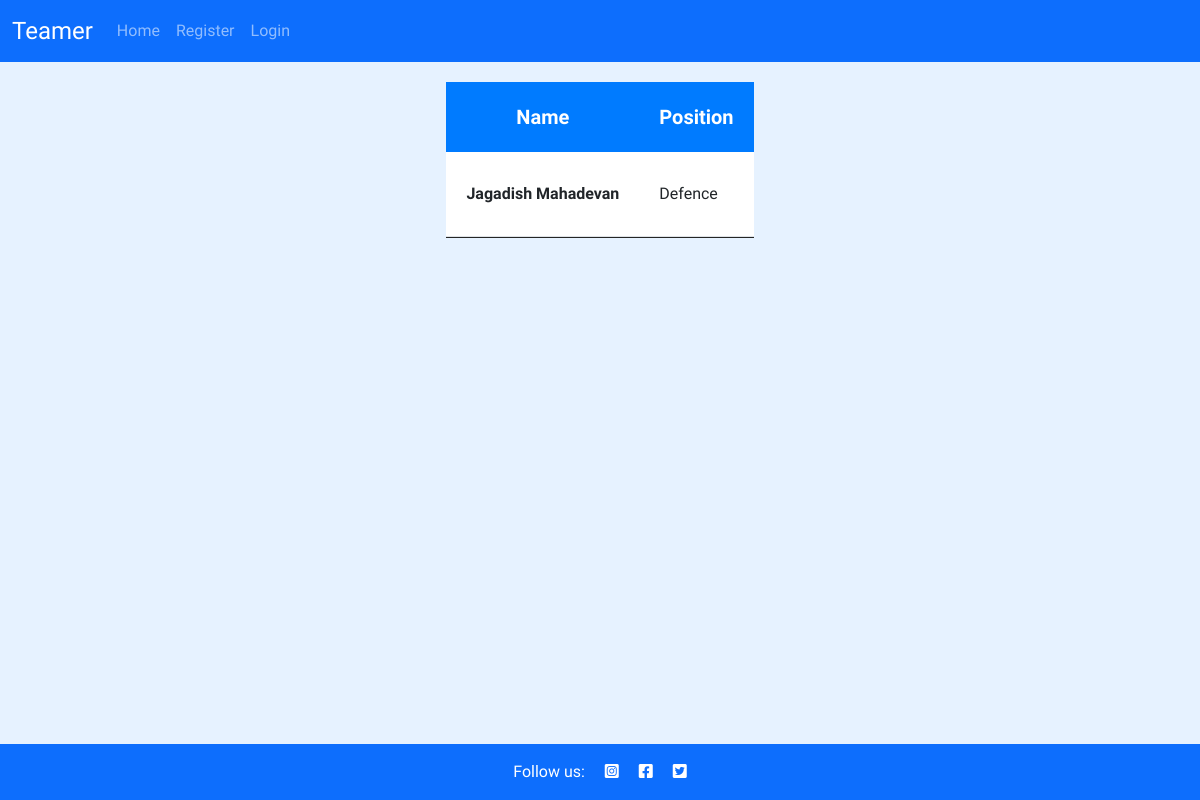
/member/, run on an earlier commit of the app's database.
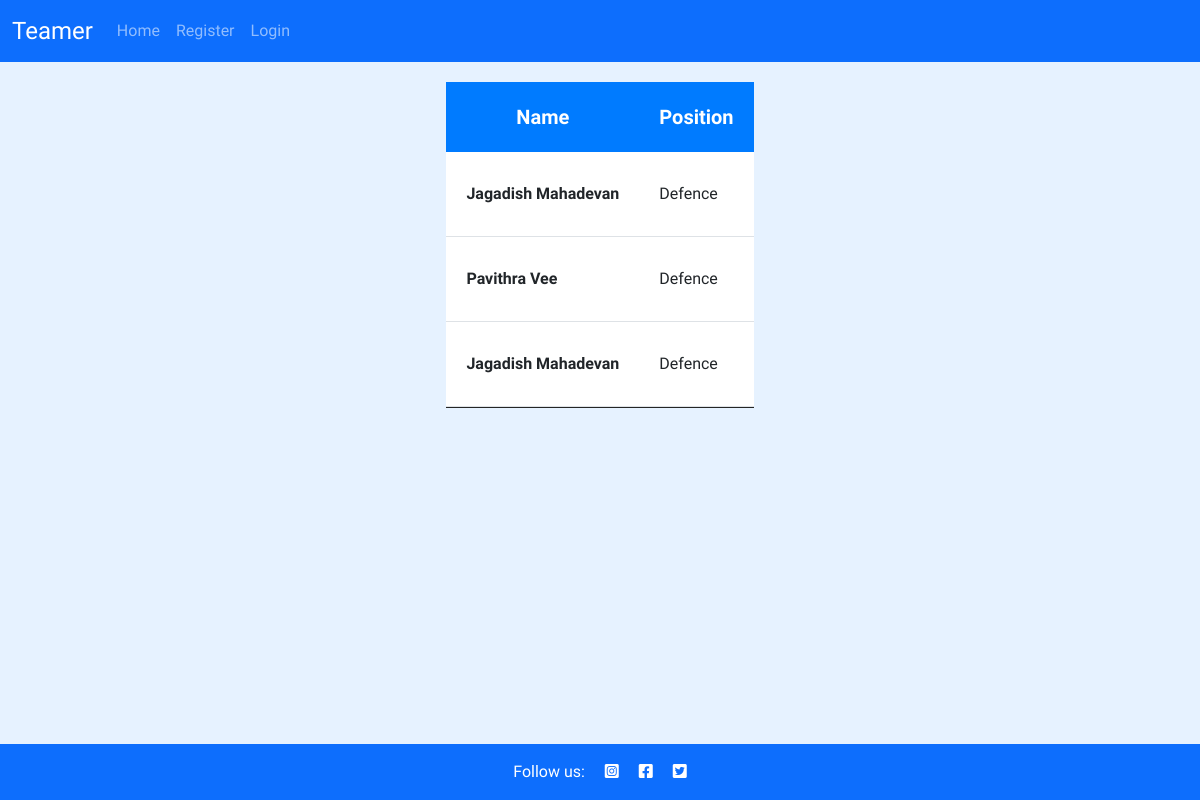
And on a later commit of the database.
### club/models.py (models this page shows, shortened)
class Member(models.Model):
    first_name = models.CharField(max_length=50, null=False, blank=False)
    last_name = models.CharField(max_length=50, null=False, blank=False)
    email = models.CharField(max_length=50, null=False, blank=False)
    phone_number = models.CharField(max_length=12)
    user = models.OneToOneField(User, on_delete=models.CASCADE, primary_key=True)

### club/views.py (the view)
# urls.py: path('member/', get_member, name='member-page'),
def get_member(request):
    members = Member.objects.all()
    context = {
        'members': members
    }
    return render(request, 'member/member.html', context)

### club/templates/member/member.html
{% extends "base.html" %}
{% load static %}
{% block content %}
  <div class="event-schedule-area-two" style="margin-top: 20px;">
    <div class="container container-custom">
        <div class="row">
            <div class="col-lg-12">
                <div class="tab-content" id="myTabContent">
                    <div class="tab-pane fade active show" id="home" role="tabpanel">
                        <div class="table-responsive">
                            <table class="table">
                                <thead>
                                    <tr>
                                        <th class="text-center" scope="col">Name</th>
                                        <th scope="col">Position</th>
                                    </tr>
                                </thead>
                                <tbody>
                                    {% for member in members %}
                                    <tr class="inner-box">
                                        <th scope="row">
                                            <span>{{ member.first_name  }} {{ member.last_name }}</span>
                                        </th>
                                        <td>
                                            <span>Defence</span>
                                        </td>
                                    </tr>
                                    {% endfor %}
                                </tbody>
                            </table>
                        </div>
                    </div>
            </div>
        </div>
        </div>
    </div>
  </div>
{%endblock%}

### club/templates/base.html (shortened to what this page needs)
{% load static %}
<!DOCTYPE html>
<html class="h-100">
<head>
    <link rel="stylesheet" href="https://cdnjs.cloudflare.com/ajax/libs/font-awesome/5.15.3/css/all.min.css">
    <link href="https://cdn.jsdelivr.net/npm/bootstrap@5.0.1/dist/css/bootstrap.min.css" rel="stylesheet"
>
    <link rel="stylesheet" href="{% static 'css/style.css' %}">
</head>
<body class="d-flex flex-column h-100 main-bg custom-bg">
    <nav class="navbar navbar-expand-lg navbar-dark bg-primary" style="background-color: #0077b6;">
        <div class="container-fluid">
            <a class="navbar-brand" style="font-size: x-large; color: white;" href="{% url 'home' %}"><span class="brand">Teamer</span></a>
            <div class="collapse navbar-collapse" id="navbarText">
                <ul class="navbar-nav me-auto mb-2 mb-lg-0">
                    <li class="nav-item">
                        <a class="nav-link" aria-current="page" href="{% url 'home' %}">Home</a>
                    </li>
                    {% if user.is_authenticated %}
                    <li class="nav-item">
                        <a class="nav-link" href="/member">Members</a>
                    </li>
                    <li class="nav-item">
                        <a class="nav-link" href="/event">Events</a>
                    </li>
                    <li class="nav-item">
                        <a class="nav-link" href="{% url 'account_logout' %}">Logout</a>
                    </li>
                    {% else %}
                    <li class="nav-item">
                        <a class="nav-link" href="{% url 'account_signup' %}">Register</a>
                    </li>
                    <li class="nav-item">
                        <a class="nav-link" href="{% url 'account_login' %}">Login</a>
                    </li>
                    {% endif %}
                </ul>
            </div>
        </div>
    </nav>
    <main class="flex-shrink-0 main-bg">
        {% block content %}{% endblock content %}
    </main>
    <footer class="footer mt-auto py-3 bg-primary">
        <p class="m-0 text-center text-white">Follow us:
            <a href="https://www.instagram.com" target="_blank" rel="noopener"
            aria-label="Visit our Instagram page"> <i class="fab fa-instagram-square ms-3 text-white"></i></a>
            <a href="https://www.facebook.com" target="_blank" rel="noopener"
            aria-label="Visit our Facebook page for more"><i class="fab fa-facebook-square ms-3 text-white"></i></a>
            <a href="https://www.twitter.com" target="_blank" rel="noopener"
            aria-label="Visit our Twitter page for more"><i class="fab fa-twitter-square ms-3 text-white"></i></a>
            </p>
    </footer>
</body>
</html>

### static/css/style.css (style rules this page uses)
* { margin: 0; padding: 0; border: none; }
body { font-family: raleway, sans-serif; font-weight: 300; }
.active { border-bottom: 1px solid #252525 ; }
.bg-primary { background-color: #caf0f8; }
.container-custom { display: flex; align-items: center; justify-content: center; }
footer { bottom: 0; background-color: #0077b6; width: 100%; }
* { box-sizing: border-box; }
.navbar-expand-lg { background-color: #0f006f; border-color: #030033; }
.navbar-expand-lg .navbar-nav > li > a { color: white; }
.event-schedule-area-two .tab-content .table { -webkit-box-shadow: 0 1px 30px rgba(0, 0, 0, 0.1); box-shadow: 0 1px 30px rgba(0, 0, 0, 0.1); margin-bottom: 0; }
.event-schedule-area-two .tab-content .table thead { background-color: #007bff; color: #fff; font-size: 20px; }
.event-schedule-area-two .tab-content .table thead tr th { padding: 20px; border: 0; }
.event-schedule-area-two .tab-content .table tbody { background: #fff; }
.event-schedule-area-two .tab-content .table tbody tr.inner-box { border-bottom: 1px solid #dee2e6; }
.event-schedule-area-two .tab-content .table tbody tr th { border: 0; padding: 30px 20px; vertical-align: middle; }
.event-schedule-area-two .tab-content .table tbody tr td { padding: 30px 20px; vertical-align: middle; }
.custom-bg { background-color: #e6f2ff; }

What changed in the data, as far as the page shows it:
added Member: first_name "Pavithra", last_name "Vee"
added Member: first_name "Jagadish", last_name "Mahadevan"
